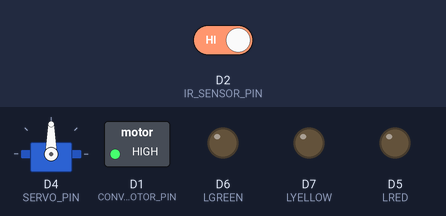
This sketch was run on a simulated ESP8266 (NodeMCU). On the bench: servo, switched loads named in the sketch (green lamp = pin HIGH), output pins drawn as LEDs (lit = HIGH). Inputs (shaded band) come from the test bench; at power-on: D2 (IR_SENSOR_PIN) HIGH. Uploads are accepted with an empty reply; what the sketch prints to the serial monitor is not drawn.

Above: at 1.2 s.
1.3 s: D2 (IR_SENSOR_PIN) driven LOW
At 2.2 s:
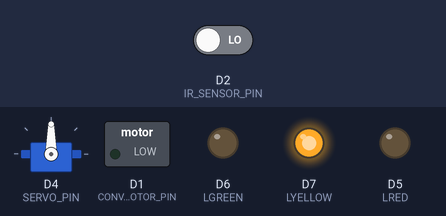
4.3 s: D2 (IR_SENSOR_PIN) driven HIGH
At 6.5 s:
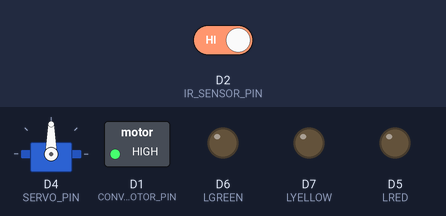
Timing chart, 0 to 8.0 s (numbered marks = the images above; inputs shaded):
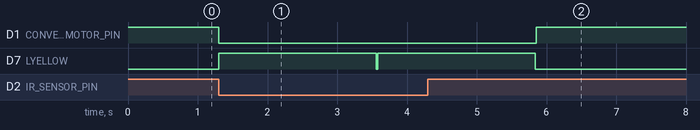

The sketch:

esp.ino
```cpp
#include <ESP8266WiFi.h>
#include <WiFiClient.h>
#include <Servo.h>

#define CONVEYOR_MOTOR_PIN D1
#define IR_SENSOR_PIN D2
#define SERVO_PIN D4
#define LRED D5
#define LGREEN D6
#define LYELLOW D7

Servo servo;

const char* ssid = "GARCLA";
const char* password = "11111111";
IPAddress local_IP(192,168,0,105);
IPAddress gateway(192,168,0,1);
IPAddress subnet(255,255,255,0);

void setup() {
pinMode(CONVEYOR_MOTOR_PIN, OUTPUT);
pinMode(IR_SENSOR_PIN, INPUT_PULLUP);
pinMode(LRED, OUTPUT);
pinMode(LGREEN, OUTPUT);
pinMode(LYELLOW, OUTPUT);

servo.attach(SERVO_PIN);
servo.write(90);

WiFi.softAPConfig(local_IP, gateway, subnet);
WiFi.softAP(ssid, password);

Serial.begin(57600);
//Serial.println("Connecting...");
//Serial.println("Connected");
}

void loop() {
digitalWrite(CONVEYOR_MOTOR_PIN, HIGH); // start conveyor

if (digitalRead(IR_SENSOR_PIN) == LOW) {
//Serial.println("Sensor HIGH");
digitalWrite(CONVEYOR_MOTOR_PIN, LOW); // stop conveyor
//Serial.println("Conveyor stop");
//Serial.println("Wait 2 sec");

Serial.println("Connecting...");
digitalWrite(LYELLOW, HIGH);
delay(2000);

WiFiClient client;
const int httpPort = 8080;
if (!client.connect("192.168.0.106", httpPort)) {
  Serial.println("Connection failed");
  return;
}

client.print(String("GET / HTTP/1.1\r\n") +
             "Host: 192.168.0.106\r\n" +
             "Connection: close\r\n\r\n");

while (!client.available()) {
  delay(10);
}

Serial.println("Connected");
digitalWrite(LYELLOW, LOW);

String line = "";
//tring line = client.readStringUntil('\n');
//char response = line.charAt(0);

bool quoteEncountered = false;
char response;
while (client.available()) {
    char ch = client.read();
    Serial.print(ch);
    if (ch == '\'' && !quoteEncountered) {
    quoteEncountered = true;
    } else if (quoteEncountered) {
    response = ch;
    //Serial.println(ch);
    break;
}
}

client.stop();

int unk = 0;
Serial.println("received response:");
if (response == '0') {
  Serial.println("Bio");
  digitalWrite(LGREEN, HIGH);
  servo.write(0);
} else if (response == '1') {
  Serial.println("Non-Bio");
  digitalWrite(LRED, HIGH);
  servo.write(180);
} else if (response == '2') {
  Serial.println("Empty");
  unk = 1;
} else {
  Serial.println("Unknown response:");
  Serial.println(response);
  unk = 1;
}


//Serial.println("Conveyor start (2)");
digitalWrite(CONVEYOR_MOTOR_PIN, HIGH); // start conveyor
//Serial.println("Let the object move (2 sec)");
if(unk==0){
  delay(5000);
}
digitalWrite(LGREEN, LOW);
digitalWrite(LRED, LOW);
} else {
//Serial.println("Sensor LOW");
}
}
```

Measured:
- after the input at 1.3 s, D1 (CONVEYOR_MOTOR_PIN): HIGH → LOW at once; D7 (LYELLOW): LOW → HIGH at once, → LOW 2.3 s later, → HIGH 0.02 s later
- after the input at 4.3 s, D1 (CONVEYOR_MOTOR_PIN): LOW → HIGH after 1.6 s; D7 (LYELLOW): goes on until 5.8 s, then stays LOW
